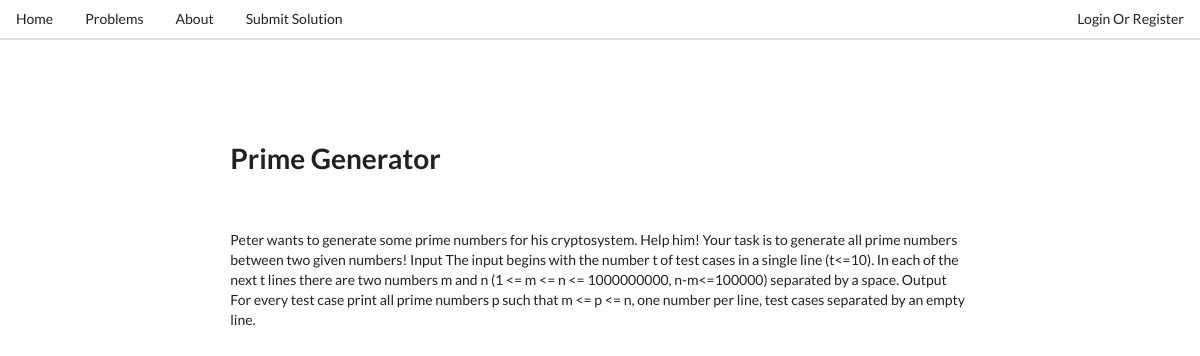
/judge/problems/PRIME1, run on the app's committed database.
### judge/models.py (models this page shows, shortened)
class Problem(models.Model):
    name = models.CharField(max_length=255)
    code = models.CharField(max_length=20, unique = True)
    link = models.URLField()
    statement = models.TextField()
    num_submissions = models.IntegerField(default = 0) # number of submissions
    num_accepted= models.IntegerField(default = 0)     # number of accepted submissions
    num_wa = models.IntegerField(default = 0)          # number of wrong answers
    num_re = models.IntegerField(default = 0)          # number of runtime errors
    num_tle = models.IntegerField(default = 0)         # number of tles
    date_added = models.DateTimeField(auto_now_add = True) # When added
    time_limit = models.IntegerField(default=1000)         # Time Limit
    source = models.CharField(max_length=255)
    num_tests = models.IntegerField(default = 1)
    author = models.ForeignKey('Coder', null = True)

### judge/views.py (the view)
# urls.py: url(r'^problems/(?P<pid>[\w\-]+)$', views.view_problem, name="view"),
def view_problem(request, pid):
    problem = get_object_or_404(Problem, code = pid)
    payload = {"problem":problem}
    return render(request, "judge/problem.html", payload)

### templates/judge/problem.html
{% extends 'judge/base.html' %}
{% block body_block %}
<div style="position: relative;top: 100px">
<div>
    <h1> {{ problem.name}} </h1>
    <br/><br/>
    {{ problem.statement }}
 </div>
</div>
{% endblock %}
{% block submit %}
	<a class = "item" href="/judge/submit/{{problem.code}}">
		Submit Solution
	</a>
{%endblock%}

### data on the page
Problem: name "Prime Generator", statement "Peter wants to generate some prime numbers for his cryptosystem. Help him! Your task is to generate all prime numbers between two given numbers! Input The input begins with the number t of test cases in a single line (t<=10). In each of the next t lines there are two numbers m and n (1 <= m <= n <= 1000000000, n-m<=100000) separated by a space. Output For every test case print all prime numbers p such that m <= p <= n, one number per line, test cases separated by an empty line."
